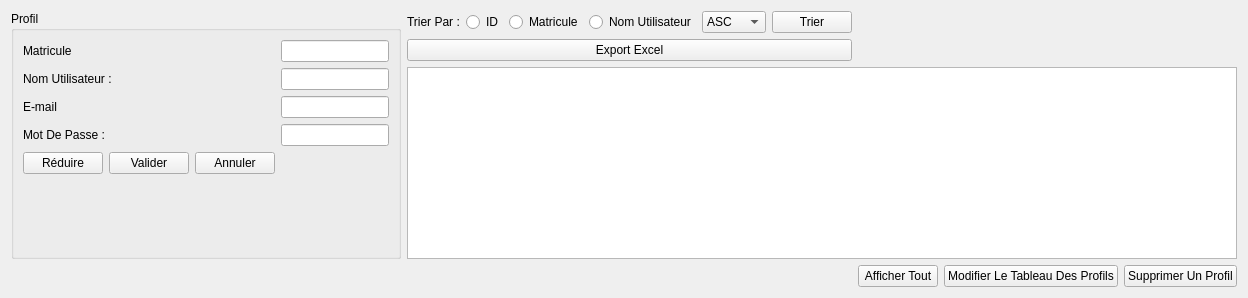
        <widget class="QWidget" name="gestionPro">
         <layout class="QGridLayout" name="gridLayout_4">
          <item row="3" column="2" colspan="2">
           <layout class="QHBoxLayout" name="horizontalLayout_21">
            <item>
             <widget class="QPushButton" name="afficherTablePro">
              <property name="text">
               <string>Afficher Tout</string>
              </property>
             </widget>
            </item>
            <item>
             <widget class="QPushButton" name="modifierPro">
              <property name="styleSheet">
               <string notr="true">&lt;button type=&quot;button&quot; class=&quot;btn btn-dark&quot;&gt;Dark&lt;/button&gt;</string>
              </property>
              <property name="text">
               <string>Modifier Le Tableau Des Profils</string>
              </property>
              <property name="checkable">
               <bool>true</bool>
              </property>
              <property name="checked">
               <bool>false</bool>
              </property>
             </widget>
            </item>
            <item>
             <widget class="QPushButton" name="supprimerPro">
              <property name="enabled">
               <bool>true</bool>
              </property>
              <property name="text">
               <string>Supprimer Un Profil</string>
              </property>
             </widget>
            </item>
           </layout>
          </item>
          <item row="0" column="0" rowspan="3">
           <widget class="QGroupBox" name="groupProfil">
            <property name="title">
             <string>Profil</string>
            </property>
            <layout class="QFormLayout" name="formLayout_3">
             <item row="0" column="0">
              <widget class="QLabel" name="label_21">
               <property name="text">
                <string>Matricule</string>
               </property>
              </widget>
             </item>
             <item row="0" column="1">
              <widget class="QLineEdit" name="matriculeP">
               <property name="text">
                <string/>
               </property>
              </widget>
             </item>
             <item row="1" column="0">
              <widget class="QLabel" name="label_14">
               <property name="text">
                <string>Nom Utilisateur :</string>
               </property>
              </widget>
             </item>
             <item row="1" column="1">
              <widget class="QLineEdit" name="nomUP"/>
             </item>
             <item row="2" column="0">
              <widget class="QLabel" name="label_18">
               <property name="text">
                <string>E-mail</string>
               </property>
              </widget>
             </item>
             <item row="2" column="1">
              <widget class="QLineEdit" name="email"/>
             </item>
             <item row="3" column="0">
              <widget class="QLabel" name="label_22">
               <property name="text">
                <string>Mot De Passe :</string>
               </property>
              </widget>
             </item>
             <item row="3" column="1">
              <widget class="QLineEdit" name="motDePasseP"/>
             </item>
             <item row="4" column="0">
              <layout class="QHBoxLayout" name="horizontalLayout_24">
               <item>
                <widget class="QPushButton" name="reduire">
                 <property name="text">
                  <string>Réduire</string>
                 </property>
                </widget>
               </item>
               <item>
                <widget class="QPushButton" name="vAjouterPro">
                 <property name="text">
                  <string>Valider</string>
                 </property>
                </widget>
               </item>
               <item>
                <widget class="QPushButton" name="annulerAjoutPers_2">
                 <property name="text">
                  <string>Annuler</string>
                 </property>
                </widget>
               </item>
              </layout>
             </item>
            </layout>
           </widget>
          </item>
          <item row="0" column="1">
           <layout class="QHBoxLayout" name="horizontalLayout_25">
            <item>
             <widget class="QLabel" name="label_26">
              <property name="text">
               <string>Trier Par :</string>
              </property>
             </widget>
            </item>
            <item>
             <widget class="QRadioButton" name="idT">
              <property name="text">
               <string>ID</string>
              </property>
             </widget>
            </item>
            <item>
             <widget class="QRadioButton" name="matT">
              <property name="text">
               <string>Matricule</string>
              </property>
             </widget>
            </item>
            <item>
             <widget class="QRadioButton" name="nomUT">
              <property name="text">
               <string>Nom Utilisateur</string>
              </property>
             </widget>
            </item>
            <item>
             <widget class="QComboBox" name="AD">
              <item>
               <property name="text">
                <string>ASC</string>
               </property>
              </item>
              <item>
               <property name="text">
                <string>DESC</string>
               </property>
              </item>
             </widget>
            </item>
            <item>
             <widget class="QPushButton" name="trier">
              <property name="text">
               <string>Trier</string>
              </property>
             </widget>
            </item>
           </layout>
          </item>
          <item row="2" column="1" colspan="3">
           <widget class="QTableView" name="tablePro"/>
          </item>
          <item row="1" column="1">
           <widget class="QPushButton" name="exportExcelP">
            <property name="text">
             <string>Export Excel</string>
            </property>
           </widget>
          </item>
         </layout>
        </widget>
